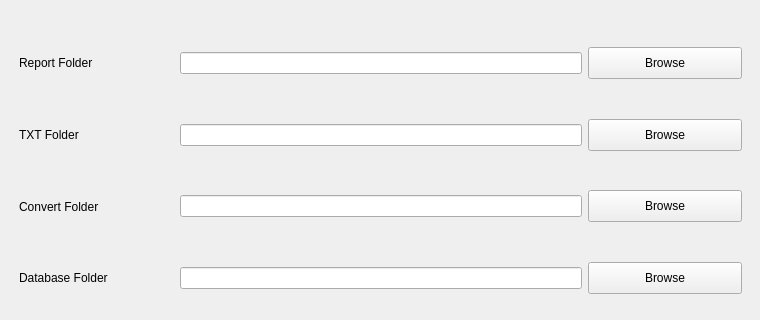
                <widget class="QWidget" name="settingsPaths">
                 <widget class="QWidget" name="widget_14" native="true">
                  <property name="geometry">
                   <rect>
                    <x>10</x>
                    <y>30</y>
                    <width>741</width>
                    <height>281</height>
                   </rect>
                  </property>
                  <property name="styleSheet">
                   <string notr="true">QPushButton {
	padding: 10px; 
	width:60px;
	height:10px;
	text-align:center; 
} 

QWidget QLineEdit {
	color: gray; 
	max-width:400px;
	min-width:200px;
} 
</string>
                  </property>
                  <layout class="QVBoxLayout" name="verticalLayout_31">
                   <property name="leftMargin">
                    <number>0</number>
                   </property>
                   <property name="topMargin">
                    <number>0</number>
                   </property>
                   <property name="rightMargin">
                    <number>0</number>
                   </property>
                   <property name="bottomMargin">
                    <number>0</number>
                   </property>
                   <item>
                    <widget class="QWidget" name="widget_42" native="true">
                     <layout class="QHBoxLayout" name="horizontalLayout_32">
                      <item>
                       <widget class="QLabel" name="label_55">
                        <property name="text">
                         <string>Report Folder </string>
                        </property>
                       </widget>
                      </item>
                      <item>
                       <widget class="QLineEdit" name="reportPath">
                        <property name="text">
                         <string/>
                        </property>
                        <property name="readOnly">
                         <bool>true</bool>
                        </property>
                       </widget>
                      </item>
                      <item>
                       <widget class="QPushButton" name="reportsPathBtn">
                        <property name="text">
                         <string>Browse</string>
                        </property>
                       </widget>
                      </item>
                     </layout>
                    </widget>
                   </item>
                   <item>
                    <widget class="QWidget" name="widget_43" native="true">
                     <layout class="QHBoxLayout" name="horizontalLayout_33">
                      <item>
                       <widget class="QLabel" name="label_59">
                        <property name="text">
                         <string>TXT Folder</string>
                        </property>
                       </widget>
                      </item>
                      <item>
                       <widget class="QLineEdit" name="txtPath">
                        <property name="readOnly">
                         <bool>true</bool>
                        </property>
                       </widget>
                      </item>
                      <item>
                       <widget class="QPushButton" name="txtPathBtn">
                        <property name="text">
                         <string>Browse</string>
                        </property>
                       </widget>
                      </item>
                     </layout>
                    </widget>
                   </item>
                   <item>
                    <widget class="QWidget" name="widget_48" native="true">
                     <layout class="QHBoxLayout" name="horizontalLayout_37">
                      <item>
                       <widget class="QLabel" name="label_71">
                        <property name="text">
                         <string>Convert Folder</string>
                        </property>
                       </widget>
                      </item>
                      <item>
                       <widget class="QLineEdit" name="convertPath">
                        <property name="readOnly">
                         <bool>true</bool>
                        </property>
                       </widget>
                      </item>
                      <item>
                       <widget class="QPushButton" name="convertedPathBtn">
                        <property name="text">
                         <string>Browse</string>
                        </property>
                       </widget>
                      </item>
                     </layout>
                    </widget>
                   </item>
                   <item>
                    <widget class="QWidget" name="widget_49" native="true">
                     <layout class="QHBoxLayout" name="horizontalLayout_38">
                      <item>
                       <widget class="QLabel" name="label_72">
                        <property name="text">
                         <string>Database Folder</string>
                        </property>
                       </widget>
                      </item>
                      <item>
                       <widget class="QLineEdit" name="dbPath">
                        <property name="readOnly">
                         <bool>true</bool>
                        </property>
                       </widget>
                      </item>
                      <item>
                       <widget class="QPushButton" name="dbPathBtn">
                        <property name="text">
                         <string>Browse</string>
                        </property>
                       </widget>
                      </item>
                     </layout>
                    </widget>
                   </item>
                  </layout>
                 </widget>
                </widget>
